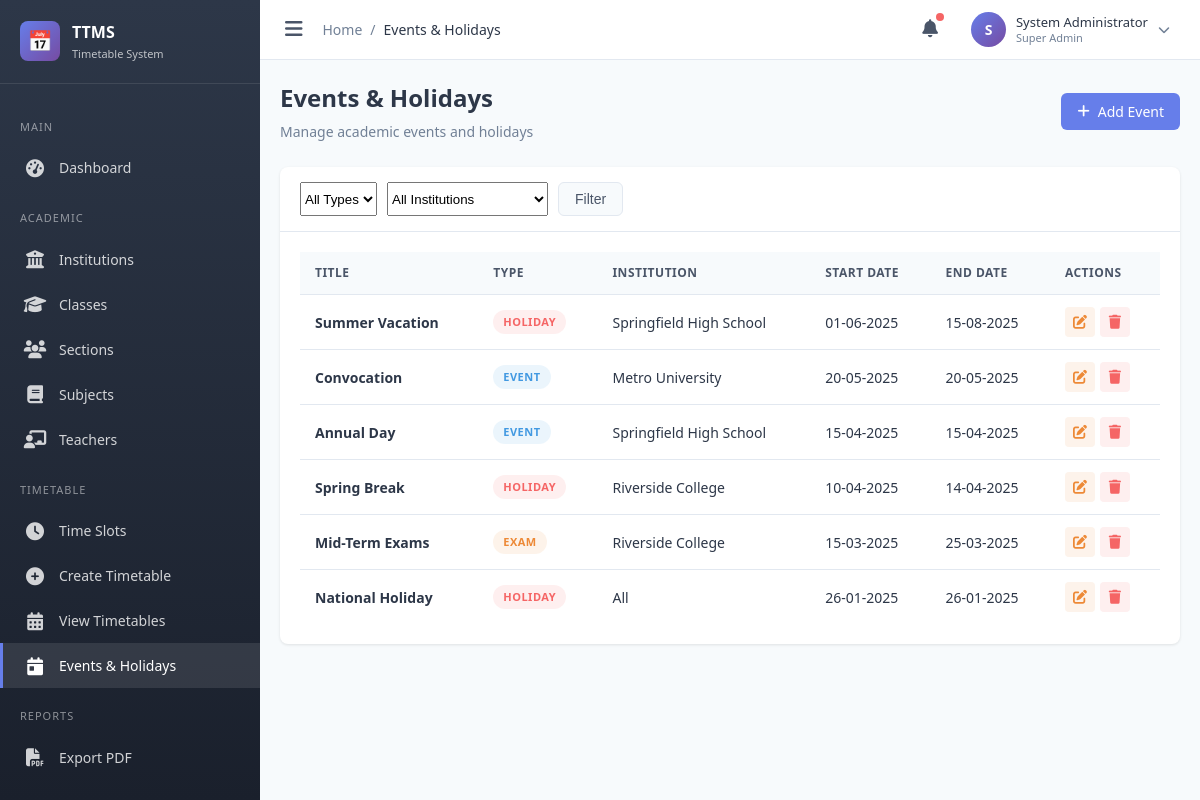
Screenshot of /modules/event/index.php (signed in) with the database file from the repository.
### tables this page shows
CREATE TABLE events (
    id INT PRIMARY KEY AUTO_INCREMENT,
    institution_id INT,
    title VARCHAR(200) NOT NULL,
    type ENUM('holiday','exam','event','other','sports') DEFAULT 'event',
    start_date DATE NOT NULL,
    end_date DATE,
    description TEXT,
    affects_timetable BOOLEAN DEFAULT FALSE,
    timetable_override JSON,
    created_by INT NOT NULL,
    created_at TIMESTAMP DEFAULT CURRENT_TIMESTAMP,
    FOREIGN KEY (institution_id) REFERENCES institutions(id) ON DELETE CASCADE,
    FOREIGN KEY (created_by) REFERENCES admins(id) ON DELETE CASCADE
);

CREATE TABLE institutions (
    id INT PRIMARY KEY AUTO_INCREMENT,
    name VARCHAR(200) NOT NULL,
    type ENUM('school','college','university') NOT NULL,
    address TEXT,
    contact_email VARCHAR(100),
    contact_phone VARCHAR(20),
    logo VARCHAR(255),
    status ENUM('active','inactive') DEFAULT 'active',
    created_at TIMESTAMP DEFAULT CURRENT_TIMESTAMP,
    updated_at TIMESTAMP DEFAULT CURRENT_TIMESTAMP ON UPDATE CURRENT_TIMESTAMP
);

CREATE TABLE settings (
    id INT PRIMARY KEY AUTO_INCREMENT,
    institution_id INT NULL,
    setting_key VARCHAR(100) NOT NULL,
    setting_value TEXT,
    setting_group VARCHAR(50) DEFAULT 'general',
    FOREIGN KEY (institution_id) REFERENCES institutions(id) ON DELETE CASCADE,
    UNIQUE KEY unique_setting (institution_id, setting_key)
);

### includes/functions.php (called while the page is built, shortened)
<?php
require_once __DIR__ . '/../config/database.php';
function isLoggedIn() {
    return isset($_SESSION['admin_id']) && !empty($_SESSION['admin_id']);
}
function getCurrentAdmin() {
    return dbFetch(
        "SELECT a.*, r.name as role_name
         FROM admins a
         LEFT JOIN roles r ON a.role_id = r.id
         WHERE a.id = ?",
        [$_SESSION['admin_id']]
    );
}
function isSuperAdmin() {
    $admin = getCurrentAdmin();
    return $admin && $admin['is_super_admin'];
}
function hasPermission($module, $action = 'view') {
    if (isSuperAdmin()) return true;
    $admin = getCurrentAdmin();
    $permissionMap = [
        'view' => 'can_view',
        'create' => 'can_create',
        'edit' => 'can_edit',
        'delete' => 'can_delete',
        'export' => 'can_export'
    ];
    $column = $permissionMap[$action] ?? 'can_view';
    $permission = dbFetch(
        "SELECT {$column} FROM role_permissions WHERE role_id = ? AND module = ?",
        [$admin['role_id'], $module]
    );
    return $permission && $permission[$column];
}
function formatDate($date, $format = null) {
    if (!$format) {
        $setting = dbFetch("SELECT setting_value FROM settings WHERE setting_key = 'date_format' AND institution_id IS NULL");
        $format = $setting ? $setting['setting_value'] : 'd-m-Y';
    }
    return date($format, strtotime($date));
}

### config/database.php (called while the page is built, shortened)
<?php
function getDB() {
    static $pdo = null;
    if ($pdo === null) {
        try {
            $dsn = sprintf(
                "mysql:host=%s;port=%d;dbname=%s;charset=%s",
                DB_HOST,
                DB_PORT,
                DB_NAME,
                DB_CHARSET
            );
            $pdo = new PDO($dsn, DB_USER, DB_PASS, [
                PDO::ATTR_ERRMODE => PDO::ERRMODE_EXCEPTION,
                PDO::ATTR_DEFAULT_FETCH_MODE => PDO::FETCH_ASSOC,
                PDO::ATTR_EMULATE_PREPARES => false,
            ]);
        } catch (PDOException $e) {
            error_log("Database connection failed: " . $e->getMessage());
            throw $e;
        }
    }
    return $pdo;
}
function dbQuery($sql, $params = []) {
    $stmt = getDB()->prepare($sql);
    $stmt->execute($params);
    return $stmt;
}
function dbFetch($sql, $params = []) {
    return dbQuery($sql, $params)->fetch();
}
function dbFetchAll($sql, $params = []) {
    return dbQuery($sql, $params)->fetchAll();
}

### includes/auth_check.php (called while the page is built, shortened)
<?php
require_once __DIR__ . '/functions.php';
$currentAdmin = getCurrentAdmin();

### modules/event/index.php (the view, shortened to what this page needs)
<?php
require_once __DIR__ . '/../../includes/auth_check.php';
$breadcrumb = [
    ['label' => 'Events & Holidays']
];
require_once __DIR__ . '/../../includes/header.php';
$sql = "SELECT e.*, i.name as institution_name
    FROM events e
    LEFT JOIN institutions i ON e.institution_id = i.id
    WHERE 1=1";
$params = [];
$sql .= " ORDER BY e.start_date DESC";
$events = dbFetchAll($sql, $params);
?>
<div class="page-header">
    <div>
        <h1 class="page-title">Events & Holidays</h1>
        <p class="page-subtitle">Manage academic events and holidays</p>
    </div>
    <?php if (hasPermission('event', 'create')): ?>
    <a href="form.php" class="btn btn-primary">
        <i class="fas fa-plus"></i> Add Event
    </a>
    <?php endif; ?>
</div>
<div class="card">
    <div class="card-header">
        <form method="GET" class="form-inline" style="display: flex; gap: 10px;">
            <select name="type" class="form-input" style="width: auto;">
                <option value="all">All Types</option>
            </select>
            <select name="institution" class="form-input" style="width: auto;">
                <option value="0">All Institutions</option>
            </select>
            <button type="submit" class="btn btn-secondary">Filter</button>
        </form>
    </div>
    <div class="card-body">
        <table class="data-table">
            <thead>
                <tr>
                    <th>Title</th>
                    <th>Type</th>
                    <th>Institution</th>
                    <th>Start Date</th>
                    <th>End Date</th>
                    <th>Actions</th>
                </tr>
            </thead>
            <tbody>
                <?php foreach ($events as $event): ?>
                <tr>
                    <td><strong><?php echo htmlspecialchars($event['title']); ?></strong></td>
                    <td>
                        <span class="badge badge-<?php
                            echo $event['type'] === 'holiday' ? 'danger' : ($event['type'] === 'exam' ? 'warning' : 'info');
                        ?>">
                            <?php echo ucfirst($event['type']); ?>
                        </span>
                    </td>
                    <td><?php echo htmlspecialchars($event['institution_name'] ?? 'All'); ?></td>
                    <td><?php echo formatDate($event['start_date']); ?></td>
                    <td><?php echo formatDate($event['end_date']); ?></td>
                    <td>
                        <div class="action-btns">
                            <a href="form.php?id=<?php echo $event['id']; ?>" class="action-btn edit" title="Edit">
                                <i class="fas fa-edit"></i>
                            </a>
                            <?php if (hasPermission('event', 'delete')): ?>
                            <a href="?delete=<?php echo $event['id']; ?>" class="action-btn delete" title="Delete"
                               onclick="return confirm('Delete this event?')">
                                <i class="fas fa-trash"></i>
                            </a>
                            <?php endif; ?>
                        </div>
                    </td>
                </tr>
                <?php endforeach; ?>
            </tbody>
        </table>
    </div>
</div>
<?php require_once __DIR__ . '/../../includes/footer.php'; ?>

### includes/header.php (shortened to what this page needs)
<?php
$currentPage = basename(dirname($_SERVER['PHP_SELF']));
$currentFile = basename($_SERVER['PHP_SELF'], '.php');
?>
<!DOCTYPE html>
<html lang="en">
<head>
    <link rel="stylesheet" href="/ttc/assets/css/style.css">
    <link rel="stylesheet" href="https://cdnjs.cloudflare.com/ajax/libs/font-awesome/6.4.0/css/all.min.css">
</head>
<body>
    <div class="admin-wrapper">
        <aside class="sidebar" id="sidebar">
            <div class="sidebar-header">
                <div class="sidebar-logo">&#128197;</div>
                <div class="sidebar-title">
                    TTMS
                    <span>Timetable System</span>
                </div>
            </div>
            <nav class="sidebar-menu">
                <div class="menu-category">Main</div>
                <a href="/ttc/modules/dashboard/index.php" class="menu-item <?php echo $currentPage === 'dashboard' ? 'active' : ''; ?>">
                    <i class="fas fa-tachometer-alt"></i>
                    <span>Dashboard</span>
                </a>
                <div class="menu-category">Academic</div>
                <a href="/ttc/modules/institution/index.php" class="menu-item <?php echo $currentPage === 'institution' ? 'active' : ''; ?>">
                    <i class="fas fa-university"></i>
                    <span>Institutions</span>
                </a>
                <a href="/ttc/modules/class/index.php" class="menu-item <?php echo $currentPage === 'class' ? 'active' : ''; ?>">
                    <i class="fas fa-graduation-cap"></i>
                    <span>Classes</span>
                </a>
                <a href="/ttc/modules/section/index.php" class="menu-item <?php echo $currentPage === 'section' ? 'active' : ''; ?>">
                    <i class="fas fa-users"></i>
                    <span>Sections</span>
                </a>
                <a href="/ttc/modules/subject/index.php" class="menu-item <?php echo $currentPage === 'subject' ? 'active' : ''; ?>">
                    <i class="fas fa-book"></i>
                    <span>Subjects</span>
                </a>
                <a href="/ttc/modules/teacher/index.php" class="menu-item <?php echo $currentPage === 'teacher' ? 'active' : ''; ?>">
                    <i class="fas fa-chalkboard-teacher"></i>
                    <span>Teachers</span>
                </a>
                <div class="menu-category">Timetable</div>
                <a href="/ttc/modules/timeslot/index.php" class="menu-item <?php echo $currentPage === 'timeslot' ? 'active' : ''; ?>">
                    <i class="fas fa-clock"></i>
                    <span>Time Slots</span>
                </a>
                <a href="/ttc/modules/timetable/create.php" class="menu-item <?php echo $currentPage === 'timetable' && $currentFile === 'create' ? 'active' : ''; ?>">
                    <i class="fas fa-plus-circle"></i>
                    <span>Create Timetable</span>
                </a>
                <a href="/ttc/modules/timetable/index.php" class="menu-item <?php echo $currentPage === 'timetable' && $currentFile === 'index' ? 'active' : ''; ?>">
                    <i class="fas fa-calendar-alt"></i>
                    <span>View Timetables</span>
                </a>
                <a href="/ttc/modules/event/index.php" class="menu-item <?php echo $currentPage === 'event' ? 'active' : ''; ?>">
                    <i class="fas fa-calendar-day"></i>
                    <span>Events & Holidays</span>
                </a>
                <div class="menu-category">Reports</div>
                <a href="/ttc/modules/export/index.php" class="menu-item <?php echo $currentPage === 'export' ? 'active' : ''; ?>">
                    <i class="fas fa-file-pdf"></i>
                    <span>Export PDF</span>
                </a>
                <?php if (isSuperAdmin()): ?>
                <div class="menu-category">Administration</div>
                <?php endif; ?>
            </nav>
        </aside>
        <main class="main-content">
            <header class="main-header">
                <div class="header-left">
                    <button class="sidebar-toggle" id="sidebarToggle">
                        <i class="fas fa-bars"></i>
                    </button>
                    <nav class="breadcrumb">
                        <a href="/ttc/modules/dashboard/index.php">Home</a>
                        <?php if (isset($breadcrumb)): ?>
                            <?php foreach ($breadcrumb as $item): ?>
                                <span class="breadcrumb-separator">/</span>
                                <?php if (isset($item['url'])): ?>
                                    <a href="<?php echo $item['url']; ?>"><?php echo $item['label']; ?></a>
                                <?php else: ?>
                                    <span class="breadcrumb-current"><?php echo $item['label']; ?></span>
                                <?php endif; ?>
                            <?php endforeach; ?>
                        <?php endif; ?>
                    </nav>
                </div>
                <div class="header-right">
                    <button class="header-btn" title="Notifications">
                        <i class="fas fa-bell"></i>
                        <span class="notification-badge"></span>
                    </button>
                    <div class="user-menu" onclick="toggleUserDropdown()">
                        <div class="user-avatar">
                            <?php echo strtoupper(substr($currentAdmin['name'], 0, 1)); ?>
                        </div>
                        <div class="user-info">
                            <div class="user-name"><?php echo htmlspecialchars($currentAdmin['name']); ?></div>
                            <div class="user-role"><?php echo $currentAdmin['is_super_admin'] ? 'Super Admin' : ($currentAdmin['role_name'] ?? 'Admin'); ?></div>
                        </div>
                        <i class="fas fa-chevron-down" style="font-size: 12px; color: var(--text-light);"></i>
                    </div>
                </div>
            </header>
            <div class="content-wrapper">

### includes/footer.php (shortened to what this page needs)
            </div>
        </main>
    </div>
</body>
</html>

### rows the page displays
events: title "Summer Vacation", type "HOLIDAY", institution.name "Springfield High School", start_date.setting_value "01-06-2025", end_date.setting_value "15-08-2025"
events: title "Convocation", type "EVENT", institution.name "Metro University", start_date.setting_value "20-05-2025", end_date.setting_value "20-05-2025"
events: title "Annual Day", type "EVENT", institution.name "Springfield High School", start_date.setting_value "15-04-2025", end_date.setting_value "15-04-2025"
events: title "Spring Break", type "HOLIDAY", institution.name "Riverside College", start_date.setting_value "10-04-2025", end_date.setting_value "14-04-2025"
events: title "Mid-Term Exams", type "EXAM", institution.name "Riverside College", start_date.setting_value "15-03-2025", end_date.setting_value "25-03-2025"
events: title "National Holiday", type "HOLIDAY", institution_name "All", start_date.setting_value "26-01-2025", end_date.setting_value "26-01-2025"

### other values shown
$item['label'] "Events & Holidays"
substr($currentAdmin['name'], 0, 1) "S"
$currentAdmin['name'] "System Administrator"
